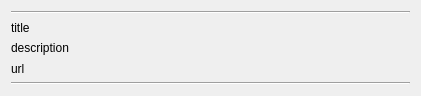
<?xml version="1.0" encoding="UTF-8"?>
<ui version="4.0">
 <class>RssItem</class>
 <widget class="QWidget" name="RssItem">
  <property name="geometry">
   <rect>
    <x>0</x>
    <y>0</y>
    <width>421</width>
    <height>96</height>
   </rect>
  </property>
  <property name="windowTitle">
   <string>Form</string>
  </property>
  <layout class="QVBoxLayout" name="verticalLayout">
   <item>
    <widget class="Line" name="line">
     <property name="orientation">
      <enum>Qt::Horizontal</enum>
     </property>
    </widget>
   </item>
   <item>
    <widget class="QLabel" name="titleLabel">
     <property name="text">
      <string>title</string>
     </property>
    </widget>
   </item>
   <item>
    <widget class="QLabel" name="descriptionLabel">
     <property name="text">
      <string>description</string>
     </property>
     <property name="wordWrap">
      <bool>true</bool>
     </property>
    </widget>
   </item>
   <item>
    <widget class="ClickableLabel" name="urlLabel">
     <property name="text">
      <string>url</string>
     </property>
     <property name="openExternalLinks">
      <bool>true</bool>
     </property>
    </widget>
   </item>
   <item>
    <widget class="Line" name="line_2">
     <property name="orientation">
      <enum>Qt::Horizontal</enum>
     </property>
    </widget>
   </item>
  </layout>
 </widget>
 <customwidgets>
  <customwidget>
   <class>ClickableLabel</class>
   <extends>QLabel</extends>
   <header>clickablelabel.h</header>
  </customwidget>
 </customwidgets>
 <resources/>
 <connections/>
</ui>
